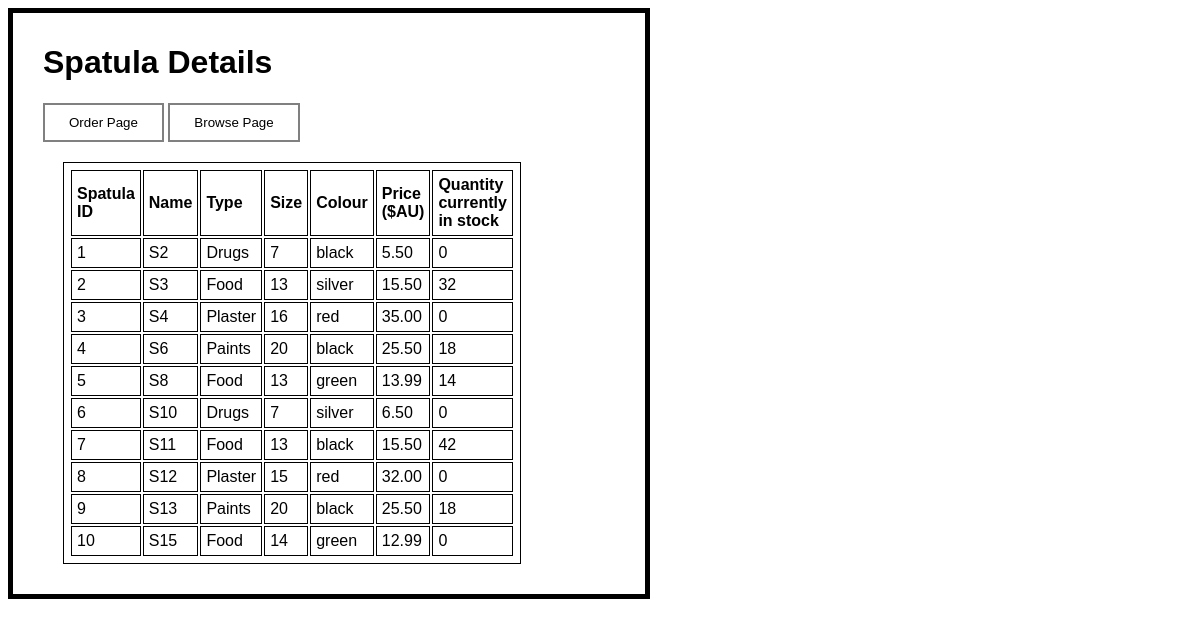
The page /browseDetail.php on the database its author committed.
### tables this page shows
CREATE TABLE IF NOT EXISTS Spatula (
  idSpatula INT NOT NULL AUTO_INCREMENT,
  Name VARCHAR(45) NULL,
  Type ENUM('Food','Drugs','Paints','Plaster'),
  Size VARCHAR(50),
  Colour VARCHAR(50),
  Price DECIMAL(10,2),
  QuantityInStock INT,
  PRIMARY KEY (idSpatula));

### browseDetail.php (the view, shortened to what this page needs)
<html>
<head>
<link rel="stylesheet" href="style.css">
</head>
<body>
<div>
<h1>Spatula Details</h1>
<a href='order.php'><input type='button' class='button' value='Order Page'/></a>
<a href='browse.php'><input type='button' class='button' value='Browse Page'/></a>
<br>
<?php
$sql_string = "SELECT * FROM Spatula";
$result = mysqli_query($con,$sql_string);
echo"<div class='table'>";
echo "<table>";
echo "<tr>";
	echo "<th>Spatula ID</th>";
	echo "<th>Name</th>";
	echo "<th>Type</th>";
	echo "<th>Size</th>";
	echo "<th>Colour</th>";
	echo "<th>Price (\$AU)</th>";
	echo "<th>Quantity currently in stock</th>";
echo "</tr>";
while($row = mysqli_fetch_array($result)) {
echo "<tr>";
	echo "<td>" . $row['idSpatula'] . "</td><td>"
	. $row['Name'] . "</td><td>"
	. $row['Type'] . "</td><td>"
	. $row['Size'] . "</td><td>"
	. $row['Colour'] . "</td><td>"
	. $row['Price'] . "</td><td>"
	. $row['QuantityInStock'] . "</td>";
echo "</tr>";
}
echo "</table>";
echo"</div>";
?>
</div>
</body>
</html>

### style.css (style rules this page uses)
body { font-size: 1em ; color: black ; font-family: Arial, serif ; }
table, th, td { border: 1px solid black; padding: 5px; text-align: left; }
.button { background-color: white; color: black; border: 2px solid grey; padding: 10px 24px; }
div { border:5px solid black ; border-color: black; padding: 10px 10px 10px 30px; max-width: 50% }
div.table { padding: 20px; border-style: none!important; }

### rows shown on the page
spatula: idSpatula "1", Name "S2", Type "Drugs", Size "7", Colour "black", Price "5.50", QuantityInStock "0"
spatula: idSpatula "2", Name "S3", Type "Food", Size "13", Colour "silver", Price "15.50", QuantityInStock "32"
spatula: idSpatula "3", Name "S4", Type "Plaster", Size "16", Colour "red", Price "35.00", QuantityInStock "0"
spatula: idSpatula "4", Name "S6", Type "Paints", Size "20", Colour "black", Price "25.50", QuantityInStock "18"
spatula: idSpatula "5", Name "S8", Type "Food", Size "13", Colour "green", Price "13.99", QuantityInStock "14"
spatula: idSpatula "6", Name "S10", Type "Drugs", Size "7", Colour "silver", Price "6.50", QuantityInStock "0"
spatula: idSpatula "7", Name "S11", Type "Food", Size "13", Colour "black", Price "15.50", QuantityInStock "42"
spatula: idSpatula "8", Name "S12", Type "Plaster", Size "15", Colour "red", Price "32.00", QuantityInStock "0"
spatula: idSpatula "9", Name "S13", Type "Paints", Size "20", Colour "black", Price "25.50", QuantityInStock "18"
spatula: idSpatula "10", Name "S15", Type "Food", Size "14", Colour "green", Price "12.99", QuantityInStock "0"
